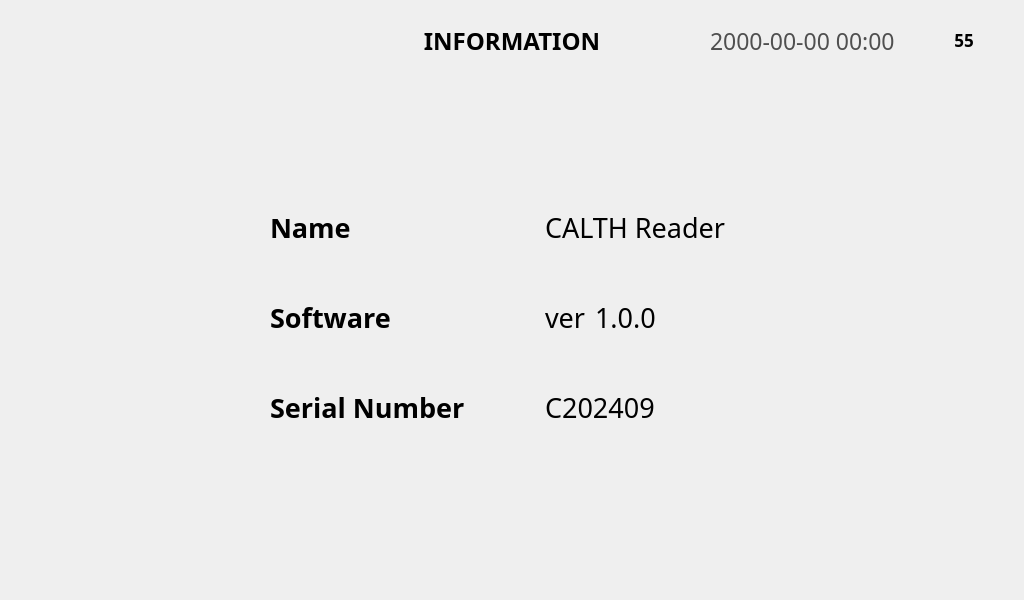
<?xml version="1.0" encoding="UTF-8"?>
<ui version="4.0">
 <class>InfoViewWindow</class>
 <widget class="QMainWindow" name="InfoViewWindow">
  <property name="geometry">
   <rect>
    <x>0</x>
    <y>0</y>
    <width>1024</width>
    <height>600</height>
   </rect>
  </property>
  <property name="windowTitle">
   <string notr="true">Home</string>
  </property>
  <property name="unifiedTitleAndToolBarOnMac">
   <bool>false</bool>
  </property>
  <widget class="QWidget" name="centralwidget">
   <widget class="QLabel" name="label_2">
    <property name="geometry">
     <rect>
      <x>270</x>
      <y>210</y>
      <width>220</width>
      <height>35</height>
     </rect>
    </property>
    <property name="font">
     <font>
      <family>Pretendard</family>
      <pointsize>20</pointsize>
      <weight>75</weight>
      <bold>true</bold>
     </font>
    </property>
    <property name="text">
     <string>Name</string>
    </property>
    <property name="alignment">
     <set>Qt::AlignLeading|Qt::AlignLeft|Qt::AlignVCenter</set>
    </property>
   </widget>
   <widget class="QLabel" name="label_3">
    <property name="geometry">
     <rect>
      <x>270</x>
      <y>390</y>
      <width>220</width>
      <height>35</height>
     </rect>
    </property>
    <property name="font">
     <font>
      <family>Pretendard</family>
      <pointsize>20</pointsize>
      <weight>75</weight>
      <bold>true</bold>
     </font>
    </property>
    <property name="text">
     <string>Serial Number</string>
    </property>
    <property name="alignment">
     <set>Qt::AlignLeading|Qt::AlignLeft|Qt::AlignVCenter</set>
    </property>
   </widget>
   <widget class="QLabel" name="label_4">
    <property name="geometry">
     <rect>
      <x>270</x>
      <y>300</y>
      <width>220</width>
      <height>35</height>
     </rect>
    </property>
    <property name="font">
     <font>
      <family>Pretendard</family>
      <pointsize>20</pointsize>
      <weight>75</weight>
      <bold>true</bold>
     </font>
    </property>
    <property name="text">
     <string>Software</string>
    </property>
    <property name="alignment">
     <set>Qt::AlignLeading|Qt::AlignLeft|Qt::AlignVCenter</set>
    </property>
   </widget>
   <widget class="QLabel" name="label_Serial">
    <property name="geometry">
     <rect>
      <x>545</x>
      <y>390</y>
      <width>291</width>
      <height>35</height>
     </rect>
    </property>
    <property name="font">
     <font>
      <family>Pretendard</family>
      <pointsize>20</pointsize>
     </font>
    </property>
    <property name="text">
     <string>C202409</string>
    </property>
    <property name="alignment">
     <set>Qt::AlignLeading|Qt::AlignLeft|Qt::AlignVCenter</set>
    </property>
   </widget>
   <widget class="QLabel" name="label_name">
    <property name="geometry">
     <rect>
      <x>545</x>
      <y>210</y>
      <width>220</width>
      <height>35</height>
     </rect>
    </property>
    <property name="font">
     <font>
      <family>Pretendard</family>
      <pointsize>20</pointsize>
     </font>
    </property>
    <property name="text">
     <string>CALTH Reader</string>
    </property>
    <property name="alignment">
     <set>Qt::AlignLeading|Qt::AlignLeft|Qt::AlignVCenter</set>
    </property>
   </widget>
   <widget class="QLabel" name="label_7">
    <property name="geometry">
     <rect>
      <x>545</x>
      <y>300</y>
      <width>41</width>
      <height>35</height>
     </rect>
    </property>
    <property name="font">
     <font>
      <family>Pretendard</family>
      <pointsize>20</pointsize>
     </font>
    </property>
    <property name="text">
     <string>ver</string>
    </property>
    <property name="alignment">
     <set>Qt::AlignLeading|Qt::AlignLeft|Qt::AlignVCenter</set>
    </property>
   </widget>
   <widget class="QPushButton" name="pushButton_InfoBackArrow">
    <property name="geometry">
     <rect>
      <x>14</x>
      <y>16</y>
      <width>50</width>
      <height>50</height>
     </rect>
    </property>
    <property name="font">
     <font>
      <family>Arial</family>
      <pointsize>12</pointsize>
      <weight>75</weight>
      <bold>true</bold>
     </font>
    </property>
    <property name="text">
     <string/>
    </property>
    <property name="icon">
     <iconset>
      <normaloff>image/Icon/BackArrow.png</normaloff>image/Icon/BackArrow.png</iconset>
    </property>
    <property name="flat">
     <bool>true</bool>
    </property>
   </widget>
   <widget class="QLabel" name="label_9">
    <property name="geometry">
     <rect>
      <x>934</x>
      <y>25</y>
      <width>64</width>
      <height>30</height>
     </rect>
    </property>
    <property name="text">
     <string/>
    </property>
    <property name="pixmap">
     <pixmap>image/Icon/Battery_Icon-050.png</pixmap>
    </property>
   </widget>
   <widget class="QLabel" name="label_version">
    <property name="geometry">
     <rect>
      <x>595</x>
      <y>300</y>
      <width>191</width>
      <height>35</height>
     </rect>
    </property>
    <property name="font">
     <font>
      <family>Pretendard</family>
      <pointsize>20</pointsize>
     </font>
    </property>
    <property name="text">
     <string>1.0.0</string>
    </property>
    <property name="alignment">
     <set>Qt::AlignLeading|Qt::AlignLeft|Qt::AlignVCenter</set>
    </property>
   </widget>
   <widget class="QLabel" name="label_5">
    <property name="geometry">
     <rect>
      <x>407</x>
      <y>24</y>
      <width>210</width>
      <height>34</height>
     </rect>
    </property>
    <property name="palette">
     <palette>
      <active>
       <colorrole role="WindowText">
        <brush brushstyle="SolidPattern">
         <color alpha="255">
          <red>0</red>
          <green>0</green>
          <blue>0</blue>
         </color>
        </brush>
       </colorrole>
      </active>
      <inactive>
       <colorrole role="WindowText">
        <brush brushstyle="SolidPattern">
         <color alpha="255">
          <red>0</red>
          <green>0</green>
          <blue>0</blue>
         </color>
        </brush>
       </colorrole>
      </inactive>
      <disabled>
       <colorrole role="WindowText">
        <brush brushstyle="SolidPattern">
         <color alpha="255">
          <red>120</red>
          <green>120</green>
          <blue>120</blue>
         </color>
        </brush>
       </colorrole>
      </disabled>
     </palette>
    </property>
    <property name="font">
     <font>
      <family>Pretendard</family>
      <pointsize>18</pointsize>
      <weight>75</weight>
      <bold>true</bold>
     </font>
    </property>
    <property name="text">
     <string>INFORMATION</string>
    </property>
    <property name="alignment">
     <set>Qt::AlignCenter</set>
    </property>
   </widget>
   <widget class="QLabel" name="label_DateNClock">
    <property name="geometry">
     <rect>
      <x>710</x>
      <y>24</y>
      <width>210</width>
      <height>34</height>
     </rect>
    </property>
    <property name="palette">
     <palette>
      <active>
       <colorrole role="WindowText">
        <brush brushstyle="SolidPattern">
         <color alpha="255">
          <red>79</red>
          <green>79</green>
          <blue>79</blue>
         </color>
        </brush>
       </colorrole>
      </active>
      <inactive>
       <colorrole role="WindowText">
        <brush brushstyle="SolidPattern">
         <color alpha="255">
          <red>79</red>
          <green>79</green>
          <blue>79</blue>
         </color>
        </brush>
       </colorrole>
      </inactive>
      <disabled>
       <colorrole role="WindowText">
        <brush brushstyle="SolidPattern">
         <color alpha="255">
          <red>120</red>
          <green>120</green>
          <blue>120</blue>
         </color>
        </brush>
       </colorrole>
      </disabled>
     </palette>
    </property>
    <property name="font">
     <font>
      <family>Pretendard</family>
      <pointsize>17</pointsize>
      <weight>50</weight>
      <bold>false</bold>
     </font>
    </property>
    <property name="text">
     <string>2000-00-00 00:00</string>
    </property>
    <property name="alignment">
     <set>Qt::AlignLeading|Qt::AlignLeft|Qt::AlignVCenter</set>
    </property>
   </widget>
   <widget class="QLabel" name="label_BatteryGuage">
    <property name="geometry">
     <rect>
      <x>945</x>
      <y>25</y>
      <width>38</width>
      <height>30</height>
     </rect>
    </property>
    <property name="palette">
     <palette>
      <active>
       <colorrole role="WindowText">
        <brush brushstyle="SolidPattern">
         <color alpha="255">
          <red>0</red>
          <green>0</green>
          <blue>0</blue>
         </color>
        </brush>
       </colorrole>
      </active>
      <inactive>
       <colorrole role="WindowText">
        <brush brushstyle="SolidPattern">
         <color alpha="255">
          <red>0</red>
          <green>0</green>
          <blue>0</blue>
         </color>
        </brush>
       </colorrole>
      </inactive>
      <disabled>
       <colorrole role="WindowText">
        <brush brushstyle="SolidPattern">
         <color alpha="255">
          <red>120</red>
          <green>120</green>
          <blue>120</blue>
         </color>
        </brush>
       </colorrole>
      </disabled>
     </palette>
    </property>
    <property name="font">
     <font>
      <family>Pretendard</family>
      <pointsize>13</pointsize>
      <weight>75</weight>
      <bold>true</bold>
     </font>
    </property>
    <property name="text">
     <string>55</string>
    </property>
    <property name="alignment">
     <set>Qt::AlignCenter</set>
    </property>
   </widget>
  </widget>
 </widget>
 <resources/>
 <connections/>
</ui>
